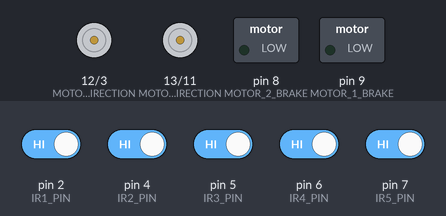
Simulated run of this sketch. Board: Arduino Uno, built with avr-gcc and run on an emulated ATmega328P. Parts: direction and speed pins drawn as motors (green arrow = direction pin HIGH = forward, orange = LOW = backward, longer = more drive), switched loads named in the sketch (green lamp = pin HIGH). The test bench sets the inputs (shaded band); at power-on: pin 2 (IR1_PIN), pin 4 (IR2_PIN), pin 5 (IR3_PIN), pin 6 (IR4_PIN), pin 7 (IR5_PIN) HIGH.

Above: at 1.2 s.
1.3 s: pin 2 (IR1_PIN) driven LOW
At 1.9 s:
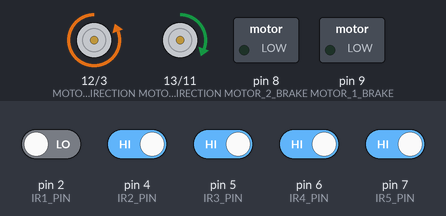
2.8 s: pin 4 (IR2_PIN) driven LOW
At 3.1 s:
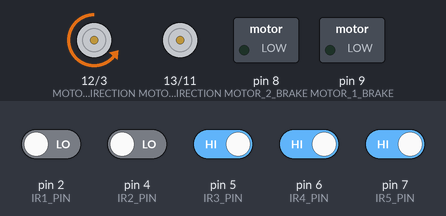
4.3 s: pin 2 (IR1_PIN) driven HIGH
At 5.4 s:
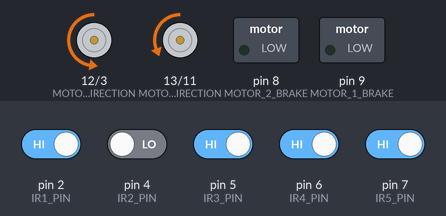
5.8 s: pin 6 (IR4_PIN) driven LOW
At 6.6 s:
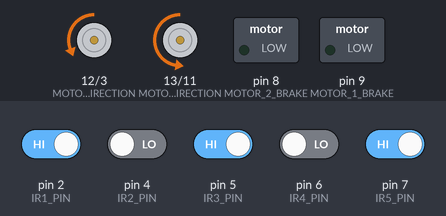
7.3 s: pin 7 (IR5_PIN) driven LOW
At 7.7 s:
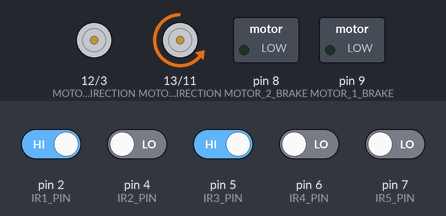
8.8 s: pin 6 (IR4_PIN) driven HIGH
At 10.0 s:
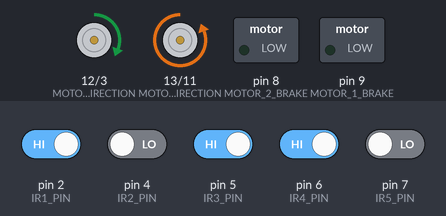
Timing chart, 0 to 11.3 s (numbered marks = the images above; inputs shaded):
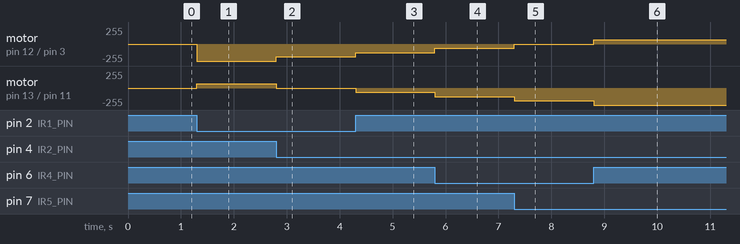

Measured:
- after the input at 1.3 s, motor on pin 12 (MOTOR_1_DIRECTION) / pin 3 (MOTOR_1_SPEED): stopped → backward 255/255 at once; motor on pin 13 (MOTOR_2_DIRECTION) / pin 11 (MOTOR_2_SPEED): stopped → forward 64/255 at once
- after the input at 2.8 s, motor on pin 12 (MOTOR_1_DIRECTION) / pin 3 (MOTOR_1_SPEED): backward 255/255 → backward 192/255 at once; motor on pin 13 (MOTOR_2_DIRECTION) / pin 11 (MOTOR_2_SPEED): forward 64/255 → stopped at once
- after the input at 4.3 s, motor on pin 12 (MOTOR_1_DIRECTION) / pin 3 (MOTOR_1_SPEED): backward 192/255 → backward 128/255 at once; motor on pin 13 (MOTOR_2_DIRECTION) / pin 11 (MOTOR_2_SPEED): stopped → backward 64/255 at once
- after the input at 5.8 s, motor on pin 12 (MOTOR_1_DIRECTION) / pin 3 (MOTOR_1_SPEED): backward 128/255 → backward 64/255 at once; motor on pin 13 (MOTOR_2_DIRECTION) / pin 11 (MOTOR_2_SPEED): backward 64/255 → backward 128/255 at once
- after the input at 7.3 s, motor on pin 12 (MOTOR_1_DIRECTION) / pin 3 (MOTOR_1_SPEED): backward 64/255 → stopped at once; motor on pin 13 (MOTOR_2_DIRECTION) / pin 11 (MOTOR_2_SPEED): backward 128/255 → backward 192/255 at once
- after the input at 8.8 s, motor on pin 12 (MOTOR_1_DIRECTION) / pin 3 (MOTOR_1_SPEED): stopped → forward 64/255 at once; motor on pin 13 (MOTOR_2_DIRECTION) / pin 11 (MOTOR_2_SPEED): backward 192/255 → backward 255/255 at once

The sketch:

line_follower_robot.ino
```cpp
#include "defines.h"
#include "ultrasonic.h"
#include "ir_array.h"
#include "motor.h"

const char* DIRECTION_NAMES[] = {"Full Left", "Left", "Middle Left", "Middle", "Middle Right", "Right", "Full Right", "Unknown"};
const int16_t LEFT_MOTOR_SPEED_FROM_DIRECTION[] = {-255, -192, -128, -255, -64, 0, 64, 0};
const int16_t RIGHT_MOTOR_SPEED_FROM_DIRECTION[] = {64, 0, -64, -255, -128, -192, -255, 0};

//Ultrasonic* ultrasonic;

void setup(){
	setup_ir_array();
	start_motors();
  //ultrasonic = setup_ultrasonic(ULTRASONIC_PIN);
	#if DEBUG_MODE
		Serial.begin(9600);
	#endif
}

Direction previous_state = Direction::UNKNOWN;
void loop() {
	Direction current_state = get_current_direction();
	if(current_state != previous_state) {
		previous_state = current_state;
		#if DEBUG_MODE
      Serial.println("Direction Debug:");
			Serial.println(DIRECTION_NAMES[current_state]);
		#endif
		set_break(current_state == Direction::UNKNOWN);
		set_motor_speed(
			LEFT_MOTOR_SPEED_FROM_DIRECTION[current_state],
			RIGHT_MOTOR_SPEED_FROM_DIRECTION[current_state]
		);
	}
  /*long distance = get_distance(ultrasonic);
  #if DEBUG_MODE
    Serial.print("Ultrasonic Debug:\n\tDistance raw: ");
    Serial.println(distance);
    Serial.print("\n\tDistance cm: ");
    Serial.println(distance / 50);
  #endif
  set_break(distance / 50 <= 5);*/
}
```

defines.h
```cpp
/***********************************************
 * Here is the configuration of the robot.
 * You can modify to correspond to your setup...
 ***********************************************/
#ifndef DEFINES_H
#define DEFINES_H

/***************************
 * Motor configuration/pins.
 ***************************/
#define MOTOR_1_DIRECTION 12
#define MOTOR_1_SPEED 3
#define MOTOR_1_BRAKE 9

#define MOTOR_2_DIRECTION 13
#define MOTOR_2_SPEED 11
#define MOTOR_2_BRAKE 8

/******************************
 * IR array configuration/pins.
 ******************************/
#define IR1_PIN 2
#define IR2_PIN 4
#define IR3_PIN 5
#define IR4_PIN 6
#define IR5_PIN 7

/*************************
 * Ultrasonic default pin.
 *************************/
#define ULTRASONIC_PIN 10

/*
 *  Set this program in debug mode.
 *  Witch adds multiple print statements and slow down the process...
 */
#define DEBUG_MODE false

#endif
```

ir_array.cpp
```cpp
#include "ir_array.h"

void setup_ir_array() {
	//Set all IR's pins as INPUT.
	pinMode(IR1_PIN, INPUT);
	pinMode(IR2_PIN, INPUT);
	pinMode(IR3_PIN, INPUT);
	pinMode(IR4_PIN, INPUT);
	pinMode(IR5_PIN, INPUT);
}

Direction get_current_direction() {
	//Get each value from IR's.
	bool is_full_left = !digitalRead(IR1_PIN);
	bool is_left = !digitalRead(IR2_PIN);
	bool is_middle = !digitalRead(IR3_PIN);
	bool is_right = !digitalRead(IR4_PIN);
	bool is_full_right = !digitalRead(IR5_PIN);

	//Return a direction depending from the values.
	//WARNING: There is a priority system. The MIDDLE direction is the less priorized...
	if(is_full_left && is_full_right && is_left && is_right && is_middle) {
		return UNKNOWN;
	}
	if(is_full_left && is_left) {
		return LEFT;
	}
	if(is_full_right && is_right) {
		return RIGHT;
	}
	if(is_full_right) {
		return FULL_RIGHT;
	}
	if(is_full_left) {
		return FULL_LEFT;
	}
	if(is_right) {
		return MIDDLE_RIGHT;
	}
	if(is_left) {
		return MIDDLE_LEFT;
	}
	if(is_middle) {
		return MIDDLE;
	}
	return UNKNOWN;
}
```

ir_array.h
```cpp
#ifndef IR_ARRAY_H
#define IR_ARRAY_H

#include "Arduino.h"
#include "defines.h"

typedef enum Direction {
  FULL_LEFT,
  LEFT,
  MIDDLE_LEFT,
  MIDDLE,
  MIDDLE_RIGHT,
  RIGHT,
  FULL_RIGHT,
  UNKNOWN
} Direction;

/****************************************
 * Setup pins fot the IR Array component.
 * @see defines.h to configure the pins.
 ****************************************/
void setup_ir_array();

/***********************************
 * Get a Direction from the IR array.
 * @return a Direction.
 ***********************************/
Direction get_current_direction();

#endif
```

motor.cpp
```cpp
#include "motor.h"

void start_motors() {
	//Set all motors pins as OUTPUT.
	pinMode(MOTOR_1_DIRECTION, OUTPUT);
	pinMode(MOTOR_1_SPEED, OUTPUT);
	pinMode(MOTOR_1_BRAKE, OUTPUT);

	pinMode(MOTOR_2_DIRECTION, OUTPUT);
	pinMode(MOTOR_2_SPEED, OUTPUT);
	pinMode(MOTOR_2_BRAKE, OUTPUT);

	set_break(false);	//Disable breaks.
}

void set_motor_speed(int16_t left_speed, int16_t right_speed) {
	//Get motors direction by checking if the input value is negative or not.
	bool left_direction = left_speed >> 15;
	bool right_direction = right_speed >> 15;

	//Set motors direction.
	digitalWrite(MOTOR_1_DIRECTION, !left_direction);
	digitalWrite(MOTOR_2_DIRECTION, !right_direction);

	//Get the absolute value of the input value to get the speed for each motors.
	uint8_t left_speed_value = left_direction ? -left_speed & 0xFF : left_speed & 0xFF;
	uint8_t right_speed_value = right_direction ? -right_speed & 0xFF : right_speed & 0xFF;

	//Debug prints...
	#if DEBUG_MODE
		Serial.print("Left Direction: ");
		Serial.println(left_direction);
		Serial.print("Right Direction: ");
		Serial.println(right_direction);
		Serial.print("Left Speed: ");
		Serial.println(left_speed_value);
		Serial.print("Right Speed: ");
		Serial.println(right_speed_value);
	#endif

	//Set motors speed.
	analogWrite(MOTOR_1_SPEED, left_speed_value);
	analogWrite(MOTOR_2_SPEED, right_speed_value);
}

void set_break(bool value) {
	//Enable break for each motors...
	digitalWrite(MOTOR_1_BRAKE, value);
	digitalWrite(MOTOR_2_BRAKE, value);
}
```

motor.h
```cpp
#ifndef MOTOR_H
#define MOTOR_H

#include "Arduino.h"
#include "defines.h"

/************************************
 * Setup motor pins.
 * @see defines.h to configure the pins.
 ************************************/
void start_motors();

/**************************************************************************************************
 * A simple function to set the speed of the motors.
 * Attention even if the parameters are 16 bit, the value needs to respect this range: [-255, 255].
 * @param left_speed Speed of the left motor. Range [-255, 255]
 * @param right_speed Speed of the right motor. Range [-255, 255]
 **************************************************************************************************/
void set_motor_speed(int16_t left, int16_t right);

/********************************************
 * Enable or disable the break in the motors.
 ********************************************/
void set_break(bool value);
#endif
```

ultrasonic.cpp
```cpp
#include "Arduino.h"
#include "ultrasonic.h"

Ultrasonic* setup_ultrasonic(uint8_t pin) {
	//Create an Ultrasonic struct.
	Ultrasonic* ultrasonic = malloc(sizeof(Ultrasonic));
	ultrasonic->pin = pin;
	return ultrasonic;
}

long get_distance(Ultrasonic* ultrasonic, uint32_t timeout = 1000000L) {
	//Send a signal to the Ultrasonic to get the output value.
	pinMode(ultrasonic->pin, OUTPUT);
	digitalWrite(ultrasonic->pin, LOW);
	delayMicroseconds(2);
	digitalWrite(ultrasonic->pin, HIGH);
	delayMicroseconds(5);
	digitalWrite(ultrasonic->pin, LOW);
  pinMode(ultrasonic->pin, INPUT);
	return pulseIn(ultrasonic->pin, HIGH, timeout);	//Read output value from ultrasonic.
}
```

ultrasonic.h
```cpp
#ifndef ULTRASONIC_H
#define ULTRASONIC_H

#include "defines.h"
#include "Arduino.h"

typedef struct Ultrasonic {
  uint8_t pin;
} Ultrasonic;

/*************************************************************
 * A simple function to just get an Ultrasonic struct pointer.
 *************************************************************/
Ultrasonic* setup_ultrasonic(uint8_t pin);

/***************************************
 * Get a distance value from Ultrasonic.
 * No units is returned.
 * 50 ~= 1cm;
 ***************************************/
long get_distance(Ultrasonic* ultrasonic, uint32_t timeout = 1000000L);

#endif
```
